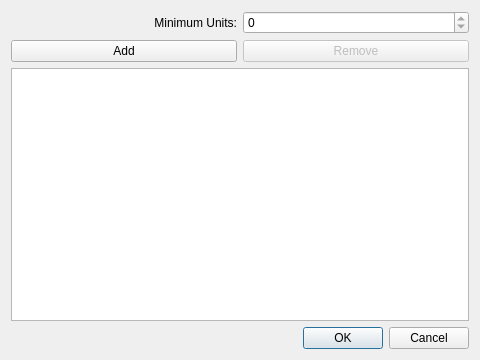
<?xml version="1.0" encoding="UTF-8"?>
<ui version="4.0">
 <class>DialogEditObjectiveDefend</class>
 <widget class="QDialog" name="DialogEditObjectiveDefend">
  <property name="geometry">
   <rect>
    <x>0</x>
    <y>0</y>
    <width>480</width>
    <height>360</height>
   </rect>
  </property>
  <property name="windowTitle">
   <string>Edit Objective Defend</string>
  </property>
  <property name="locale">
   <locale language="English" country="UnitedStates"/>
  </property>
  <property name="modal">
   <bool>true</bool>
  </property>
  <layout class="QGridLayout" name="gridLayout">
   <item row="1" column="0">
    <widget class="QPushButton" name="pushButtonDefendUnitAdd">
     <property name="text">
      <string>Add</string>
     </property>
    </widget>
   </item>
   <item row="1" column="1">
    <widget class="QPushButton" name="pushButtonDefendUnitRemove">
     <property name="enabled">
      <bool>false</bool>
     </property>
     <property name="text">
      <string>Remove</string>
     </property>
    </widget>
   </item>
   <item row="2" column="0" colspan="2">
    <widget class="QListWidget" name="listWidgetDefendUnits"/>
   </item>
   <item row="3" column="0" colspan="2">
    <widget class="QDialogButtonBox" name="buttonBox">
     <property name="orientation">
      <enum>Qt::Horizontal</enum>
     </property>
     <property name="standardButtons">
      <set>QDialogButtonBox::Cancel|QDialogButtonBox::Ok</set>
     </property>
    </widget>
   </item>
   <item row="0" column="0">
    <widget class="QLabel" name="label">
     <property name="text">
      <string>Minimum Units:</string>
     </property>
     <property name="alignment">
      <set>Qt::AlignRight|Qt::AlignTrailing|Qt::AlignVCenter</set>
     </property>
     <property name="buddy">
      <cstring>spinBoxMinimum</cstring>
     </property>
    </widget>
   </item>
   <item row="0" column="1">
    <widget class="QSpinBox" name="spinBoxMinimum">
     <property name="maximum">
      <number>0</number>
     </property>
    </widget>
   </item>
  </layout>
 </widget>
 <tabstops>
  <tabstop>spinBoxMinimum</tabstop>
  <tabstop>pushButtonDefendUnitAdd</tabstop>
  <tabstop>pushButtonDefendUnitRemove</tabstop>
  <tabstop>listWidgetDefendUnits</tabstop>
  <tabstop>buttonBox</tabstop>
 </tabstops>
 <resources/>
 <connections>
  <connection>
   <sender>buttonBox</sender>
   <signal>accepted()</signal>
   <receiver>DialogEditObjectiveDefend</receiver>
   <slot>accept()</slot>
   <hints>
    <hint type="sourcelabel">
     <x>248</x>
     <y>254</y>
    </hint>
    <hint type="destinationlabel">
     <x>157</x>
     <y>274</y>
    </hint>
   </hints>
  </connection>
  <connection>
   <sender>buttonBox</sender>
   <signal>rejected()</signal>
   <receiver>DialogEditObjectiveDefend</receiver>
   <slot>reject()</slot>
   <hints>
    <hint type="sourcelabel">
     <x>316</x>
     <y>260</y>
    </hint>
    <hint type="destinationlabel">
     <x>286</x>
     <y>274</y>
    </hint>
   </hints>
  </connection>
 </connections>
</ui>
